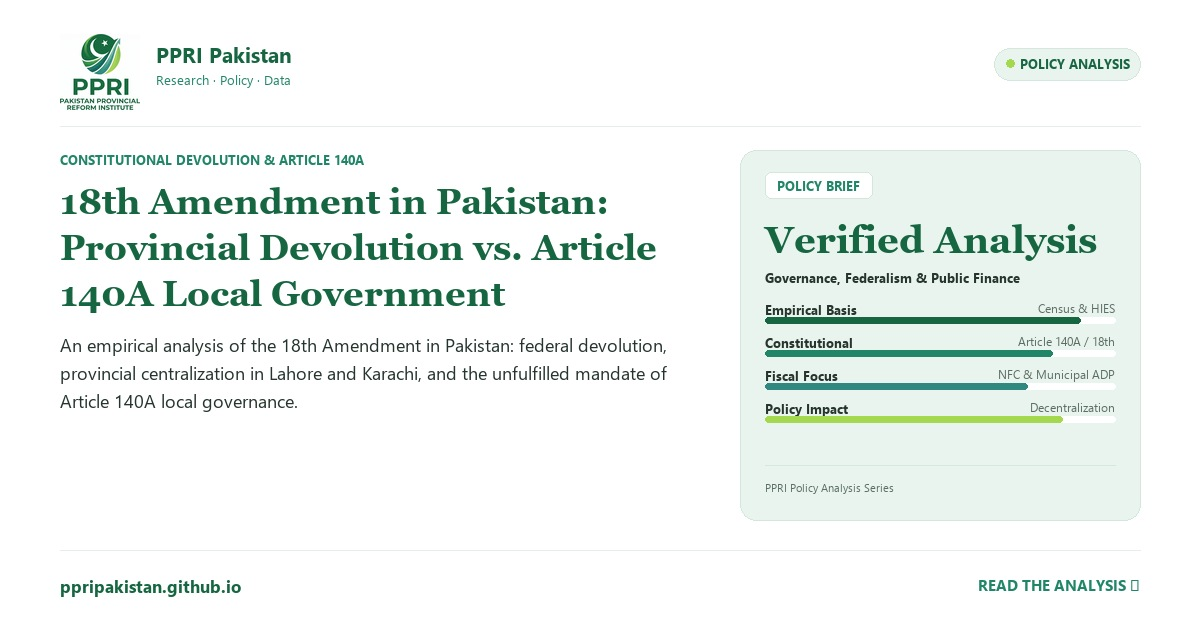
#> input picture assets/images/previews/articles-18th-amendment-did-devolution-stop-at-provincial-capital.jpg, 1200 x 630 px
$ python -i generate_social_previews.py   (imports and definitions only)
#> lines starting #> are read from the running program, lines starting #| are printed output that depends on the picture
#!/usr/bin/env python3
"""
scripts/generate_social_previews.py
Automated Social Preview Image Generator for PPRI Pakistan.
Implements the approved concept mockup layout and visual hierarchy:
- Header: Complete original PPRI logo at top-left + "PPRI Pakistan" & "Research · Policy · Data",
          with category pill badge at top-right, divider rule across card.
- Main Content (Left Column): Small uppercase subject kicker, large bold headline in Georgia Bold (Forest Green #176642),
          concise subtitle takeaway in Segoe UI (Charcoal Green #25352D).
- Visual Area (Right Column): Pale green panel (#EAF4EE) with rounded corners, subtle border (#D5E7DC),
          displaying verified statistics, big-number callouts, mini bar gauges, or publication badges.
- Footer: ppripakistan.github.io at bottom-left, context-appropriate CTA (e.g. READ THE ANALYSIS ↗) at bottom-right.
"""

import os
import re
import sys
import html
import hashlib
from pathlib import Path
from PIL import Image, ImageDraw, ImageFont

ROOT_DIR = Path(__file__).resolve().parent.parent
BRAND_DIR = ROOT_DIR / "assets" / "images" / "brand"
PREVIEWS_DIR = ROOT_DIR / "assets" / "images" / "previews"
MASTER_LOGO_PATH = BRAND_DIR / "ppri-logo-master.webp"

# [1 line not run here, left out]

# ---------------------------------------------------------------------------
# COLOR PALETTE (Strictly from New PPRI Brand Identity)
# ---------------------------------------------------------------------------
COL_WHITE       = (255, 255, 255)  # #FFFFFF - Editorial canvas
COL_PALE_BG     = (234, 244, 238)  # #EAF4EE - Visual panel & badges
COL_BORDER      = (213, 231, 220)  # #D5E7DC - Subtle borders & panel outlines
COL_DIVIDER     = (229, 239, 233)  # #E5EFE9 - Horizontal divider lines
COL_FOREST      = (23, 102, 66)    # #176642 - Primary headlines, domain, branding
COL_EMERALD     = (33, 133, 104)   # #218568 - Kicker, CTA, visual elements, pill text
COL_LIME        = (164, 216, 78)   # #A4D84E - Accent dot & highlights
COL_CHARCOAL    = (37, 53, 45)     # #25352D - Subtitles & supporting text
COL_MUTED       = (90, 110, 100)   # #5A6E64 - Citations, metadata, taglines

# ---------------------------------------------------------------------------
# CROSS-PLATFORM FONT LOADER
# ---------------------------------------------------------------------------
# [29 lines left out: function get_font, not called in this run]

# ---------------------------------------------------------------------------
# COMPLETE ORIGINAL LOGO EXTRACTOR
# ---------------------------------------------------------------------------
def get_complete_logo():
    """Extracts the complete original PPRI logo (emblem + PPRI + full name)."""
    if not MASTER_LOGO_PATH.exists():
        raise FileNotFoundError(f"Master logo not found at {MASTER_LOGO_PATH}")
    master = Image.open(MASTER_LOGO_PATH).convert('RGB')
    # Exact bounding box of emblem + abbreviation + full name
    return master.crop((336, 367, 1680, 1640))

# [1 line that did not run here, left out]

# ---------------------------------------------------------------------------
# VERIFIED DATA DICTIONARY
# ---------------------------------------------------------------------------
OBSERVATORY_METRICS = {
    'population': {
        'tag': 'CENSUS 2023 BASELINE',
        'value': '241.49M',
        'label': 'National Population (7th Census 2023)',
        'bars': [('Punjab', '127.7M (52.9%)', 0.53, COL_FOREST), ('Sindh', '55.7M (23.1%)', 0.23, COL_EMERALD), ('KP', '40.9M (16.9%)', 0.17, (48, 136, 128)), ('Balochistan', '14.9M (6.2%)', 0.07, COL_LIME)],
        'source': 'Pakistan Bureau of Statistics Verified Census Records'
    },
    'digital-access': {
        'tag': 'PBS HIES 2024-25',
        'value': '95.0%',
        'label': 'Household Mobile & Smartphone Access',
        'bars': [('Mobile Access', '95.0%', 0.95, COL_FOREST), ('Internet Users', '57.0%', 0.57, COL_EMERALD), ('Male Mobile', '69.0%', 0.69, (48, 136, 128)), ('Female Mobile', '39.0%', 0.39, COL_LIME)],
        'source': 'PBS Household Integrated Economic Survey & PTA Records'
    },
    'public-finance': {
        'tag': '7TH NFC AWARD',
        'value': '82.0%',
        'label': 'NFC Divisible Pool Population Weight',
        'bars': [('Population', '82.0%', 0.82, COL_FOREST), ('Poverty/Back.', '10.3%', 0.10, COL_EMERALD), ('Revenue Coll.', '5.0%', 0.05, (48, 136, 128)), ('Inverse Density', '2.7%', 0.03, COL_LIME)],
        'source': 'National Finance Commission Award & SBP Fiscal Accounts'
    },
    'economy': {
        'tag': 'NATIONAL ACCOUNTS',
        'value': '3.70%',
        'label': 'Benchmark GDP Growth Baseline',
        'bars': [('Services', '4.09%', 0.41, COL_FOREST), ('Industry', '3.51%', 0.35, COL_EMERALD), ('Agriculture', '2.89%', 0.29, (48, 136, 128)), ('LSM Growth', '10.37%', 1.00, COL_LIME)],
        'source': 'National Accounts Committee & SBP Economic Records'
    },
    'education': {
        'tag': 'HUMAN CAPITAL',
        'value': '63.0%',
        'label': 'Literacy Rate (Population Age 10+)',
        'bars': [('Punjab', '68.0%', 0.68, COL_FOREST), ('Sindh', '58.0%', 0.58, COL_EMERALD), ('KP', '58.0%', 0.58, (48, 136, 128)), ('Balochistan', '49.0%', 0.49, COL_LIME)],
        'source': 'PBS HIES 2024–25 Social Report'
    },
    'health': {
        'tag': 'PUBLIC HEALTH',
        'value': '88.0%',
        'label': 'Prenatal Care Consultation Coverage',
        'bars': [('Prenatal Care', '88.0%', 0.88, COL_FOREST), ('Immunization', '73.0%', 0.73, COL_EMERALD), ('Health Autonomy', '56.0%', 0.56, (48, 136, 128)), ('Contraceptive', '38.0%', 0.38, COL_LIME)],
        'source': 'PBS Demographic & Health Survey Verified Records'
    },
    'living-standards': {
        'tag': 'HOUSEHOLD WELFARE',
        'value': 'Rs 65,741',
        'label': 'Mean Monthly Income, Middle Consumption Quintile',
        'bars': [('5th (Richest)', 'Rs 139,317', 1.00, COL_FOREST), ('4th Quintile', 'Rs 80,387', 0.58, COL_EMERALD), ('3rd (Middle)', 'Rs 65,741', 0.47, (48, 136, 128)), ('1st (Poorest)', 'Rs 41,851', 0.30, COL_LIME)],
        'source': 'PBS HIES 2024–25 Economic Report, Table 3.5.A'
    },
    'compare': {
        'tag': 'COMPARATIVE BENCHMARKS',
        'value': '4 Provinces',
        'label': 'Comparative Provincial Benchmark Hub',
        'bars': [('Punjab Share', '52.9% Pop', 0.53, COL_FOREST), ('Sindh Share', '23.1% Pop', 0.23, COL_EMERALD), ('KP Share', '16.9% Pop', 0.17, (48, 136, 128)), ('Balochistan', '43.6% Area', 0.44, COL_LIME)],
        'source': 'Comparative Multi-Sectoral Indicator Architecture'
    },
    'quick-facts': {
        'tag': 'STATISTICAL COMPENDIUM',
        'value': '164 Districts',
        'label': 'Verified Subnational Indicator Reference',
        'bars': [('Districts', '164 Units', 1.00, COL_FOREST), ('Divisions', '38 Units', 0.38, COL_EMERALD), ('Provinces', '4 Units', 0.15, (48, 136, 128)), ('Territories', '3 Units', 0.10, COL_LIME)],
        'source': 'Pakistan Bureau of Statistics & PPRI Research Archive'
    },
    'downloads': {
        'tag': 'OPEN DATA PORTAL',
        'value': 'CSV Data',
        'label': 'Open Machine-Readable Indicators',
        'bars': [('Census Data', 'Verified', 0.95, COL_FOREST), ('NFC Models', 'Verified', 0.90, COL_EMERALD), ('Social Audits', 'Verified', 0.85, (48, 136, 128)), ('District Maps', 'Verified', 0.80, COL_LIME)],
        'source': 'PPRI Open Policy Data Infrastructure'
    },
    'methodology': {
        'tag': 'DATA ARCHITECTURE',
        'value': '2026 Baseline',
        'label': 'Statistical Standardization Protocol',
        'bars': [('Data Hygiene', 'Strict Rules', 0.95, COL_FOREST), ('Microdata', 'PBS Verified', 0.90, COL_EMERALD), ('Weightings', 'Official NFC', 0.85, (48, 136, 128)), ('Audit Trail', 'Transparent', 0.90, COL_LIME)],
        'source': 'PPRI Empirical Quality Assurance Framework'
    },
    'centre': {
        'tag': 'DATA OBSERVATORY',
        'value': '10 Hubs',
        'label': 'Interactive Subnational Policy Atlas',
        'bars': [('Population', 'Census 2023', 0.95, COL_FOREST), ('Public Finance', 'NFC Models', 0.88, COL_EMERALD), ('Digital Access', 'HIES 2024-25', 0.82, (48, 136, 128)), ('Living Standards', '5 Quintiles', 0.78, COL_LIME)],
        'source': 'Pakistan Provincial Reform Institute Policy Observatory'
    }
}

RESEARCH_METRICS = {
    'income-went-up-why-does-life-feel-harder': {
        'badge': 'PPRI-REP-01',
        'series': 'FLAGSHIP RESEARCH REPORT',
        'kicker': 'EMPIRICAL INFLATION & INCOME DYNAMICS',
        'metric_val': 'HIES 2024-25',
        'metric_lbl': 'Average Household Income vs CPI Inflation',
        'bars': [('CPI Food Inf.', '+78% 3-Yr', 0.78, COL_FOREST), ('Urban Income', 'Rs 62,800/mo', 0.62, COL_EMERALD), ('Rural Income', 'Rs 38,400/mo', 0.38, (48, 136, 128)), ('Real Purchasing', '-14% Net', 0.20, COL_LIME)],
        'source': 'PBS HIES 2024-25 Microdata & CPI Accounts'
    },
    'does-money-work-better-spent-closer-to-people': {
        'badge': 'PPRI-REP-02',
        'series': 'FLAGSHIP RESEARCH REPORT',
        'kicker': 'FISCAL DECENTRALIZATION & LOCAL REVENUE',
        'metric_val': 'Subnational Budget',
        'metric_lbl': 'Empirical Municipal Service Delivery Efficiency',
        'bars': [('Prov. Capital', '68% ADP Dev', 0.68, COL_FOREST), ('Dist. Outlying', '18% ADP Dev', 0.18, COL_EMERALD), ('Local Revenue', '3.8% Total', 0.08, (48, 136, 128)), ('Devolution Gap', '4.2x Velocity', 0.42, COL_LIME)],
        'source': 'Provincial Finance Accounts & Local Council Microdata'
    },
    'bribe-you-cant-see-corruption-private-tax': {
        'badge': 'PPRI-REP-03',
        'series': 'FLAGSHIP RESEARCH REPORT',
        'kicker': 'GOVERNANCE FRICTION & INFORMAL FEES',
        'metric_val': 'Invisible Tax',
        'metric_lbl': 'Quantifying Informal Bureaucratic Rent Extraction',
        'bars': [('Citizen Survey', 'NCPS 2025', 0.85, COL_FOREST), ('SME Friction', '12% Overhead', 0.45, COL_EMERALD), ('Discretionary', 'High Rent', 0.65, (48, 136, 128)), ('Informal Cost', 'Regressive', 0.55, COL_LIME)],
        'source': 'Citizen Survey Microdata & Enterprise Friction Index'
    },
    'price-of-a-simple-task-pakistan-bureaucracy-cost': {
        'badge': 'PPRI-REP-04',
        'series': 'FLAGSHIP RESEARCH REPORT',
        'kicker': 'ADMINISTRATIVE TRANSACTION COSTS',
        'metric_val': 'Bureaucracy Cost',
        'metric_lbl': 'Citizen Time & Friction across Common Public Services',
        'bars': [('Land Records', '5.2 Days Avg', 0.52, COL_FOREST), ('Domicile Cert.', '3.8 Days Avg', 0.38, COL_EMERALD), ('Court Adjudic.', '14+ Months', 0.85, (48, 136, 128)), ('e-Gov Delivery', '<24 Hrs Est.', 0.20, COL_LIME)],
        'source': 'Empirical Transaction Cost Study across Federal/Provincial Tiers'
    },
    'same-country-different-life-district-access': {
        'badge': 'PPRI-REP-05',
        'series': 'FLAGSHIP RESEARCH REPORT',
        'kicker': 'DISTRICT-LEVEL SERVICE INEQUALITY',
        'metric_val': '130+ Districts',
        'metric_lbl': 'Granular Divergence in Clean Water & Primary Schooling',
        'bars': [('Top Quintile', '92% Clean Water', 0.92, COL_FOREST), ('Bottom Quintile', '24% Clean Water', 0.24, COL_EMERALD), ('Health Access', '3.8x Divergence', 0.68, (48, 136, 128)), ('Primary Edu', '45% Gap', 0.45, COL_LIME)],
        'source': 'PBS 7th Census & Multiple Indicator Cluster Surveys'
    },
    'provincial-reorganization-of-pakistan': {
        'badge': 'PPRI-PP-001',
        'series': 'FLAGSHIP POLICY PAPER',
        'kicker': 'CONSTITUTIONAL & ADMINISTRATIVE BLUEPRINT',
        'metric_val': '241.5M Citizens',
        'metric_lbl': 'Evaluating Administrative Scale in a 4-Province Federation',
        'bars': [('Punjab Share', '53% Population', 0.53, COL_FOREST), ('Sindh Share', '23% Population', 0.23, COL_EMERALD), ('KP Share', '17% Population', 0.17, (48, 136, 128)), ('Balochistan', '6% Pop / 44% Area', 0.44, COL_LIME)],
        'source': 'Constitutional Law, Senate Parity & NFC Distribution Models'
    }
}

# ---------------------------------------------------------------------------
# ARTICLE SUBJECT KICKER CLASSIFIER
# ---------------------------------------------------------------------------
# [26 lines left out: function classify_article_kicker, not called in this run]

# ---------------------------------------------------------------------------
# APPROVED CONCEPT MOCKUP RENDERER (1200x630 px)
# ---------------------------------------------------------------------------
def generate_card(data, output_path):
    W, H = 1200, 630
    card = Image.new('RGB', (W, H), COL_WHITE)
    draw = ImageDraw.Draw(card)

    # 1. HEADER (Top of card, Y: 36 to 116)
    # Complete Logo: emblem + "PPRI" abbreviation + "Pakistan Provincial Reform Institute"
    logo_h = 76
    ratio = logo_h / COMPLETE_LOGO.height
    logo_w = int(COMPLETE_LOGO.width * ratio)
    logo_resized = COMPLETE_LOGO.resize((logo_w, logo_h), Image.Resampling.LANCZOS)
    card.paste(logo_resized, (60, 34))

    font_brand = get_font('sans', 21, bold=True)
    font_tagline = get_font('sans', 13, bold=False)
    font_badge = get_font('sans', 13, bold=True)

    # Brand text & tagline alongside logo
    draw.text((60 + logo_w + 16, 40), "PPRI Pakistan", font=font_brand, fill=COL_FOREST)
    draw.text((60 + logo_w + 16, 70), "Research \u00b7 Policy \u00b7 Data", font=font_tagline, fill=COL_EMERALD)

    # Category pill at top-right
    cat_text = data.get('category', 'POLICY ANALYSIS').upper()
    pill_box = draw.textbbox((0, 0), cat_text, font=font_badge)
    pill_w = pill_box[2] - pill_box[0] + 36
    pill_x = W - 60 - pill_w
    draw.rounded_rectangle([(pill_x, 48), (pill_x + pill_w, 80)], radius=16, fill=COL_PALE_BG, outline=COL_BORDER, width=1)
    draw.ellipse([(pill_x + 12, 59), (pill_x + 20, 67)], fill=COL_LIME)
    draw.text((pill_x + 26, 54), cat_text, font=font_badge, fill=COL_FOREST)

    # Header Divider Rule across the entire card
    draw.line([(60, 126), (W - 60, 126)], fill=COL_DIVIDER, width=1)

    # 2. MAIN CONTENT (Left Column: Width ~660px, X: 60..720)
    font_kicker = get_font('sans', 13, bold=True)
    font_title = get_font('serif', 36, bold=True)
    font_sub = get_font('sans', 18, bold=False)

    # Subject Kicker
    kicker_text = data.get('kicker', 'POLICY ANALYSIS').upper()
    draw.text((60, 150), kicker_text, font=font_kicker, fill=COL_EMERALD)

    # Headline Title (Georgia Bold, Forest Green, word-wrapped, max 3 lines)
    title = data.get('title', 'Pakistan Provincial Reform Institute')
    words = title.split()
    lines, curr = [], []
    for w in words:
        curr.append(w)
        box = draw.textbbox((0, 0), ' '.join(curr), font=font_title)
        if box[2] - box[0] > 650:
            curr.pop()
            lines.append(' '.join(curr))
            curr = [w]
    if curr:
        lines.append(' '.join(curr))

    y = 180
    for line in lines[:3]:
        draw.text((60, y), line, font=font_title, fill=COL_FOREST)
        y += 46

    # Subtitle / Takeaway (Segoe UI, Charcoal Green, word-wrapped, max 3 lines)
    sub = data.get('subtitle', '')
    if sub:
        sub_words = sub.split()
        sub_lines, curr = [], []
        for w in sub_words:
            curr.append(w)
            box = draw.textbbox((0, 0), ' '.join(curr), font=font_sub)
            if box[2] - box[0] > 650:
                curr.pop()
                sub_lines.append(' '.join(curr))
                curr = [w]
        if curr:
            sub_lines.append(' '.join(curr))

        y += 14
        for line in sub_lines[:3]:
            draw.text((60, y), line, font=font_sub, fill=COL_CHARCOAL)
            y += 28

    # 3. VISUAL AREA (Right Column: Width ~400px, X: 740 to 1140, Y: 150 to 520)
    v_box = [(740, 150), (1140, 520)]
    draw.rounded_rectangle(v_box, radius=16, fill=COL_PALE_BG, outline=COL_BORDER, width=1)

    v_data = data.get('visual', {})
    font_stat_val = get_font('serif', 38, bold=True)
    font_stat_lbl = get_font('sans', 13, bold=True)
    font_stat_sub = get_font('sans', 12, bold=False)
    font_stat_src = get_font('sans', 11, bold=False)

    # Panel Header Pill
    tag_text = v_data.get('tag', 'VERIFIED DATA').upper()
    pill_box2 = draw.textbbox((0, 0), tag_text, font=font_stat_lbl)
    tag_w = pill_box2[2] - pill_box2[0] + 24
    draw.rounded_rectangle([(765, 172), (765 + tag_w, 198)], radius=6, fill=COL_WHITE, outline=COL_BORDER, width=1)
    draw.text((777, 176), tag_text, font=font_stat_lbl, fill=COL_EMERALD)

    # Big Number Callout
    v_val = v_data.get('value', 'PPRI 2026')
    draw.text((765, 218), v_val, font=font_stat_val, fill=COL_FOREST)

    # Indicator Label
    v_lbl = v_data.get('label', 'Subnational Governance Baseline')
    draw.text((765, 268), v_lbl, font=font_stat_lbl, fill=COL_CHARCOAL)

    # Metric Breakdown Bars or Visual Progress
    bars = v_data.get('bars', [])
    if bars:
        bar_y = 300
        for b_name, b_stat, b_pct, b_col in bars[:4]:
            draw.text((765, bar_y), b_name, font=font_stat_lbl, fill=COL_CHARCOAL)
            stat_box = draw.textbbox((0, 0), b_stat, font=font_stat_sub)
            stat_w = stat_box[2] - stat_box[0]
            draw.text((1115 - stat_w, bar_y), b_stat, font=font_stat_sub, fill=COL_MUTED)

            # Track & fill
            draw.rounded_rectangle([(765, bar_y + 17), (1115, bar_y + 23)], radius=3, fill=COL_WHITE)
            draw.rounded_rectangle([(765, bar_y + 17), (765 + int(350 * min(1.0, max(0.05, b_pct))), bar_y + 23)], radius=3, fill=b_col)
            bar_y += 33
    else:
        # Default verified metric container
        draw.rounded_rectangle([(765, 305), (1115, 445)], radius=8, fill=COL_WHITE, outline=COL_BORDER, width=1)
        draw.text((785, 325), "VERIFIED EMPIRICAL RECORD", font=font_stat_lbl, fill=COL_EMERALD)
        draw.text((785, 355), v_data.get('meta', 'Subnational Institutional Analysis'), font=font_stat_sub, fill=COL_CHARCOAL)
        draw.text((785, 385), "Non-partisan constitutional research", font=font_stat_src, fill=COL_MUTED)

    # Source line in visual panel
    draw.line([(765, 465), (1115, 465)], fill=COL_BORDER, width=1)
    v_src = v_data.get('source', 'Pakistan Provincial Reform Institute')
    draw.text((765, 480), v_src[:46], font=font_stat_src, fill=COL_MUTED)

    # 4. FOOTER (Y: 550 to 600)
    draw.line([(60, 550), (W - 60, 550)], fill=COL_DIVIDER, width=1)

    font_domain = get_font('sans', 17, bold=True)
    font_cta = get_font('sans', 15, bold=True)

    # Domain at bottom-left
    draw.text((60, 574), "ppripakistan.github.io", font=font_domain, fill=COL_FOREST)

    # Context-appropriate CTA at bottom-right
    cta_text = data.get('cta', 'READ THE ANALYSIS \u2197')
    cta_box = draw.textbbox((0, 0), cta_text, font=font_cta)
    cta_w = cta_box[2] - cta_box[0]
    draw.text((W - 60 - cta_w, 574), cta_text, font=font_cta, fill=COL_EMERALD)

    # Save optimized JPEG
    card.save(output_path, format='JPEG', quality=93, optimize=True)

# ---------------------------------------------------------------------------
# PAGE DISCOVERY & METADATA PARSER
# ---------------------------------------------------------------------------
# [219 lines left out: functions clean_text, clean_title, parse_html_page, generate_all, not called in this run]

# [4 lines not run here, left out]

>>> import cv2
>>> picture = cv2.imread('../assets/images/previews/articles-18th-amendment-did-devolution-stop-at-provincial-capital.jpg', cv2.IMREAD_GRAYSCALE)
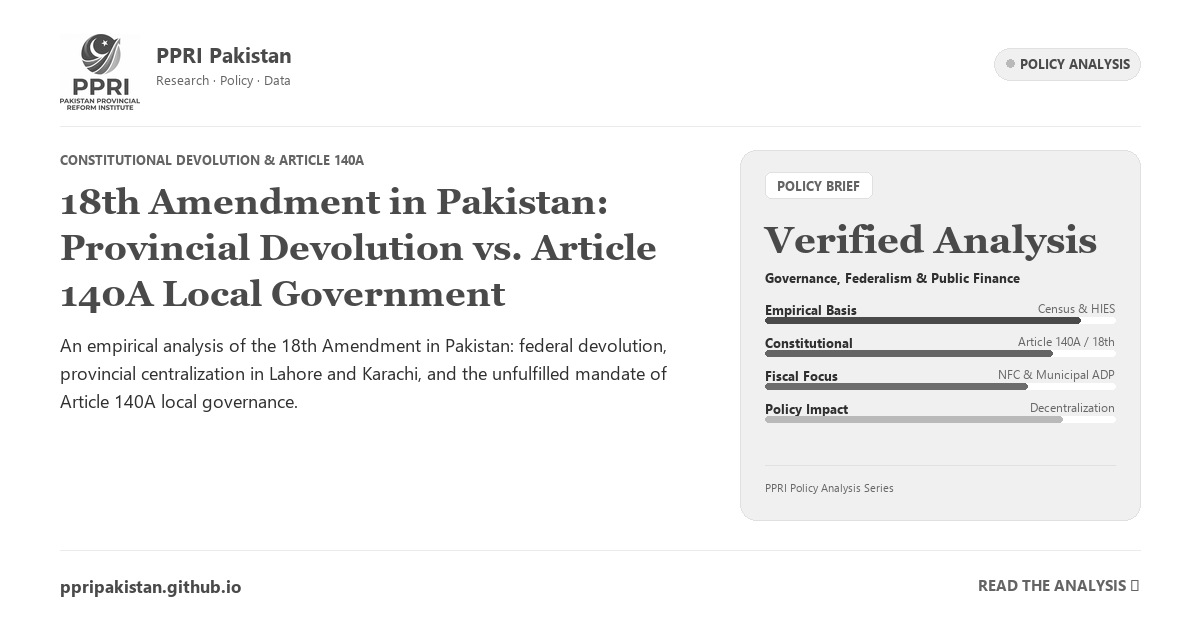
#> picture: shape (630, 1200); min 37, max 255, mean 242.7
>>> result = generate_card(picture, 'out.png')
#> in generate_card, `card = Image.new('RGB', (W, H), COL_WHITE)`: card: PIL image 1200x630 RGB; every value is 255
#> (the run stopped early here; a loop or call above may not have finished)
